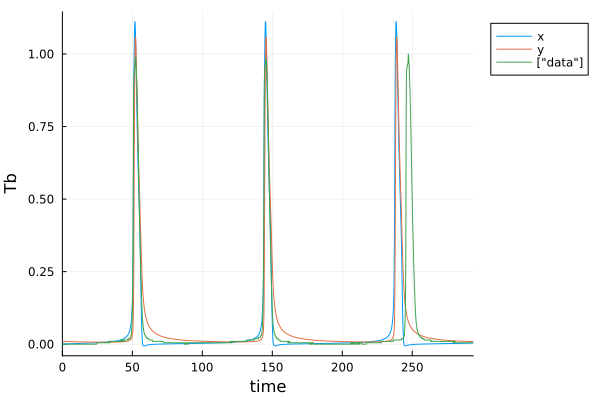

Recreate this plot in Julia.
#arctic ground squirrel re-optimization 

#load in modules 
using Random, LinearAlgebra, DataFrames, CSV, LatinHypercubeSampling
using Base.Threads: @threads
using OrdinaryDiffEq, Optimization, SciMLSensitivity, ForwardDiff, Plots
using ModelingToolkit
using ModelingToolkit: t_nounits as t, D_nounits as D


Random.seed!(2024)

#define tt & SaveTimes 
tt = 0.0:0.1:293.6
SaveTimes = 0.0:0.1:293.6
tspan = (tt[1],tt[end])

z=10000 #number of seeds to test reoptimization 
tot_num_param = 10 #total number of parameters

#read in data
data = Matrix(CSV.read("ags_training.csv",DataFrame,header=false))

u0=[data[1],-0.03500839]

@variables x(t) y(t)

@parameters B104 B106 B108 B109 B204 B205 l B107 B110 B208

eqs = [D(x) ~ B104*x*x+B106*x*x*x+B108*x*y+B109*x*x*y+l+B107*y*y*y+B110*x*y*y #note Andrew: k2 is the real parameter on the x,y term. I further simplified. 

D(y) ~ B204*x*x+B205*y*y+B208*x*y]

@mtkbuild ags_sys = ODESystem(eqs,t)

p_opt = [9.785506000000000, -9.999987000000001, -9.407997000000000, 1.987823000000000, -2.915110000000000, 0.0019, -0.03500839,-3.242539000000000,2.745209000000000,0.998481] 

ags_sys  = ODEProblem(ags_sys, [x => u0[1], y => u0[2]], tspan, [B104 => p_opt[1] B106 => p_opt[2] B108=> p_opt[3] B109=> 9.999995000000000 B204 => p_opt[4] B205 => p_opt[5] l=>p_opt[6] B107=>p_opt[8] B110=> p_opt[9] B208 => p_opt[10]])

function model_loss(theta)
	_ags_sys = remake(ags_sys,u0=[x => u0[1], y => theta[7]], p=[B104 => theta[1] B106 => theta[2] B108=> theta[3] B204 => theta[4] B205 => theta[5] l=>theta[6] B107=>theta[8] B110=>theta[9] B208=>theta[10]])
	ags_sol = solve(_ags_sys, saveat=SaveTimes)
	ags_sol_rs = reduce(hcat, ags_sol.u) #reshape
	sol = ags_sol_rs[1,:] 
	loss = norm(sol[1:2000]-data[1:2000],2)
	return loss
end 



sv=0.5 #how much to vary each parameter around it's optimization values from DAHSI. 

lb = p_opt -sv*abs.(p_opt)
ub = p_opt +sv*abs.(p_opt)

lb[7] = -0.1
ub[7] = 0.1
lb[6] = 1e-5
ub[6] = 1e-3

#optimization set up 
adtype = Optimization.AutoForwardDiff()
optf = Optimization.OptimizationFunction((x, theta) -> model_loss(x),adtype)

#generate sampling plan: 
plan, _ = LHCoptim(z,tot_num_param,1000,threading=true)
scaled_plan = scaleLHC(plan,[(lb[1],ub[1]),(lb[2],ub[2]),(lb[3],ub[3]),(lb[4],ub[4]),(lb[5],ub[5]),(lb[6],ub[6]),(lb[7],ub[7]),(lb[8],ub[8]),(lb[9],ub[9]),(lb[10],ub[10])]) #could also define function for spreading seeds out differently
store_p = zeros(z,1*tot_num_param+4) #preallocate 

# #perform parameter estimation over z seeds 
@time begin 
	@threads for i in 1:z
		println(i)
		p0 = scaled_plan[i,:]
		store_p[i,:] = try 
			optprob = Optimization.OptimizationProblem(optf, p0, lb=lb, ub=ub)
			etime = @elapsed begin 
			sol = solve(optprob, Optimization.LBFGS(), maxiters = 1000)
			end 
			vcat(i,etime,sol.objective,Int(SciMLBase.successful_retcode(sol)),sol.u)
		catch
			777*ones(1,1*tot_num_param+4)
		end 
	end 
end

println(argmin(store_p[:,3]))

println(store_p[argmin(store_p[:,3]),:])

r = store_p[argmin(store_p[:,3]),4+1:4+tot_num_param]

_ags_sys = remake(ags_sys,u0=[x => u0[1], y => r[7]], p=[B104 => r[1] B106 => r[2] B108=> r[3] B204 => r[4] B205 => r[5] l=>r[6] B107 => r[8] B110 => r[9] B208 => r[10]])
ags_sol = solve(_ags_sys, saveat=SaveTimes)
ags_sol_rs = reduce(hcat, ags_sol.u) #reshape
CSV.write("9ABD_fit.csv",DataFrame(ags_sol_rs,:auto),header=false) 

p1=plot(ags_sol,label=["x" "y"],legend=:outertopright)
plot!(SaveTimes,data[1:2937,1],label=["data"],legend=:outertopright)
xlabel!("time")
ylabel!("Tb")
display(p1) 
CSV.write("9ABD_info.csv",DataFrame(store_p,:auto),header=false) 

hessian = ForwardDiff.hessian(z -> model_loss(z), r)
CSV.write("9ABD_hessian.csv",DataFrame(hessian,:auto),header=false)
savefig(p1,"9ABD")

#long time series for dtw stuff:
tt = 0.0:0.1:293.6*2+0.1
SaveTimes = 0.0:0.1:293.6*2+0.1
#tspan = (tt[1],tt[end])
__ags_sys = remake(_ags_sys,tspan=(tt[1],tt[end]))
ags_sol = solve(__ags_sys, saveat=SaveTimes)
ags_sol_rs = reduce(hcat, ags_sol.u) #reshape
CSV.write("9ABD_val_fts.csv",DataFrame(ags_sol_rs,:auto),header=false) 
